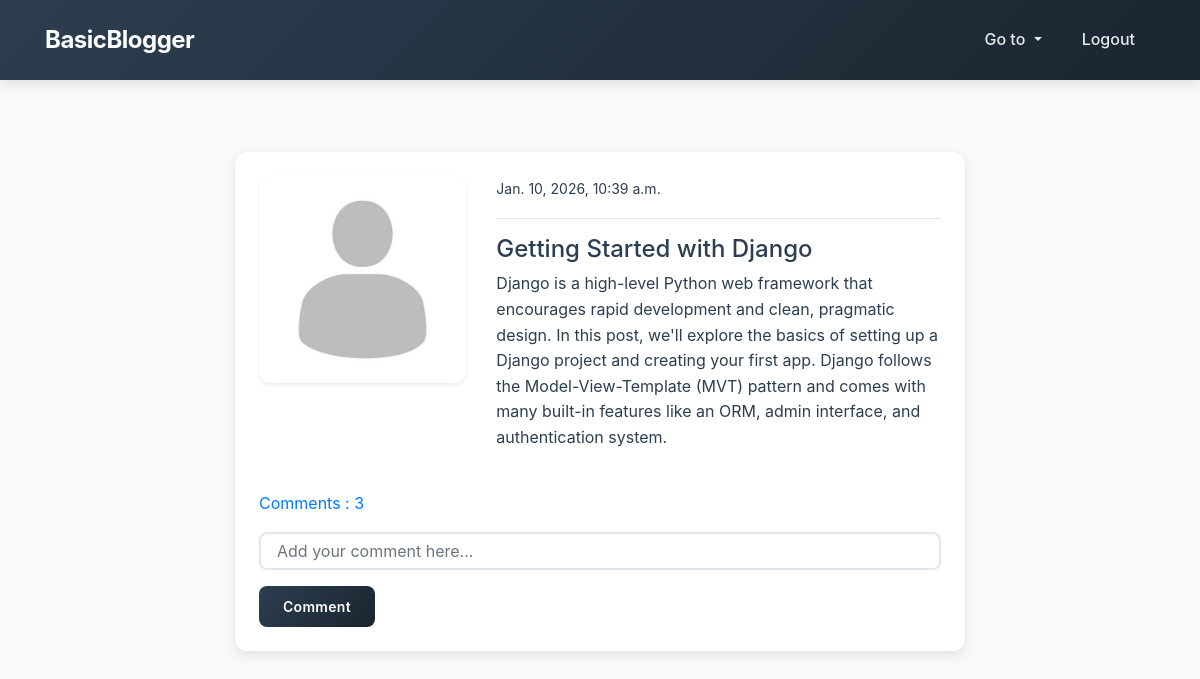
Screenshot of /post_details/21/ (signed in) with the database file from the repository.
### blog/models.py (models this page shows, shortened)
class Post(models.Model):
    title = models.CharField(max_length=100)
    content = models.TextField()
    author = models.ForeignKey(User, on_delete = models.CASCADE)
    date_created = models.DateTimeField(auto_now_add = True)
    class Meta:
        ordering = ('-date_created',)
    def comment_count(self):
        return self.comment_set.all().count()
    def comments(self):
        return self.comment_set.all()

### users/models.py (models this page shows, shortened)
class ProfileModel(models.Model):
    user = models.OneToOneField(User, on_delete=models.CASCADE)
    image = models.ImageField(
        default='default.png',
        upload_to='profile',  # Sera servi depuis /media/profile/
        validators=[FileExtensionValidator(['png', 'jpg', 'jpeg'])]
    )

### blog/views.py (the view)
# urls.py: path('post_details/<int:pk>/', views.post_details, name='details-page'),
@login_required
def post_details(request, pk):
    post = Post.objects.get(id=pk)
    if request.method == 'POST':
        comment_form = CommentForm(request.POST)
        if comment_form.is_valid():
            instance = comment_form.save(commit=False)
            instance.user = request.user
            instance.post = post
            instance.save()
            return redirect('details-page', pk=post.id)
    else:
        comment_form = CommentForm()
    context = {
            'post': post,
            'comment_form': comment_form,
    }
    return render(request, 'blog/post_details.html', context)

### blog/forms.py
class CommentForm(forms.ModelForm):
    content = forms.CharField(label='', widget=forms.TextInput(attrs={'placeholder': 'Add your comment here...'}))
    class Meta:
        model = Comment
        fields = ('content',)

### templates/blog/post_details.html (shortened to what this page needs)
{% extends 'partials/base.html' %}
{% load crispy_forms_tags %}
{% block content %}
    <div class="container">
        <div class="row mt-5 pt-4">
            <div class="col-md-8 offset-md-2">
                <div class="card my-4 shadow">
                    <div class="card-body">
                        <div class="row">
                            <div class="col-md-4">
                                <img class="img-thumbnail" src="{{ post.author.profilemodel.image.url }}" alt="profile-img">
                            </div>
                            <div class="col-md-8">
                                <small> {{ post.date_created }} </small>
                                <hr>
                                <h4> {{ post.title }} </h4>
                                <p> {{ post.content }} </p>
                            </div>
                        </div>
                        <p class="mt-4">
                            <a class="" data-toggle="collapse" href="#collapseExample" role="button" aria-expanded="false" aria-controls="collapseExample">
                              Comments : {{ post.comment_count }}
                            </a>
                        </p>
                        <form method="POST">
                            {{ comment_form|crispy }}
                            <input class="btn btn-dark btn-sm" type="submit" value="Comment">
                        </form>
                    </div>
                </div>
            </div>
        </div>
    </div>
{% endblock %}

### static/style.css (style rules this page uses)
:root { --primary-color: #2c3e50; --primary-dark: #1a252f; --accent-color: #3498db; --accent-hover: #2980b9; --success-color: #27ae60; --danger-color: #e74c3c; --text-primary: #2c3e50; --text-secondary: #7f8c8d; --bg-light: #f8f9fa; --bg-white: #ffffff; --border-color: #e1e8ed; --shadow-sm: 0 2px 4px rgba(0,0,0,0.08); --shadow-md: 0 4px 12px rgba(0,0,0,0.1); --shadow-lg: 0 8px 24px rgba(0,0,0,0.12); --radius-sm: 4px; --radius-md: 8px; --radius-lg: 12px; --transition: all 0.3s cubic-bezier(0.4, 0, 0.2, 1); }
* { margin: 0; padding: 0; box-sizing: border-box; }
body { font-family: -apple-system, BlinkMacSystemFont, 'Segoe UI', Roboto, 'Helvetica Neue', Arial, sans-serif; color: var(--text-primary); background-color: var(--bg-light); line-height: 1.6; font-size: 16px; }
.card { border: none !important; border-radius: var(--radius-lg) !important; box-shadow: var(--shadow-sm) !important; transition: var(--transition) !important; overflow: hidden; background: var(--bg-white); }
.card-body { padding: 1.5rem !important; }
.btn { border-radius: var(--radius-md) !important; padding: 0.625rem 1.5rem !important; font-weight: 600 !important; transition: var(--transition) !important; border: none !important; text-transform: none; letter-spacing: 0.3px; }
.btn-dark { background: linear-gradient(135deg, var(--primary-color) 0%, var(--primary-dark) 100%) !important; color: #ffffff !important; }
.form-control { border: 2px solid var(--border-color) !important; border-radius: var(--radius-md) !important; padding: 0.75rem 1rem !important; font-size: 1rem; transition: var(--transition) !important; background-color: var(--bg-white); }
.img-thumbnail { border: none !important; border-radius: var(--radius-lg) !important; box-shadow: var(--shadow-sm) !important; padding: 0.5rem !important; background-color: var(--bg-white); transition: var(--transition); }
.container { max-width: 1140px; }
.mt-5 { margin-top: 3rem !important; }
.pt-4 { padding-top: 5rem !important; }
.shadow { box-shadow: var(--shadow-md) !important; }
.my-4 { margin-top: 1.5rem !important; margin-bottom: 1.5rem !important; }
.card { animation: fadeIn 0.5s ease-out; }

### rows the page displays
Post: author.profilemodel.image (placeholder picture), date_created "Jan. 10, 2026, 10:39 a.m.", title "Getting Started with Django", content "Django is a high-level Python web framework that encourages rapid development and clean, pragmatic design. In this post, we'll explore the basics of setting up a Django project and creating your first app. Django follows the Model-View-Template (MVT) pattern and comes with many built-in features like an ORM, admin interface, and authentication system.", comment_count "3"
